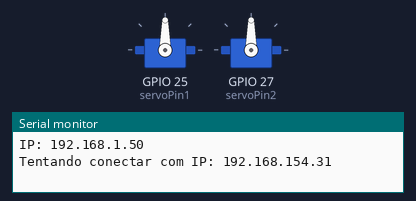
This sketch was run on a simulated ESP32. On the bench: 2 × servo, the last lines printed to the serial monitor. WiFi joins after 1.5 s; servers stay silent unless stated.

Above: at 1.6 s.
At 14.2 s:
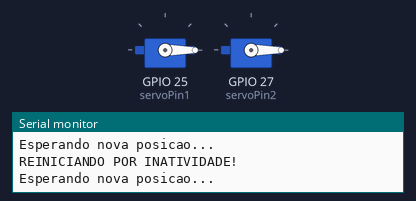
Timing chart, 0 to 15.7 s (numbered marks = the images above):
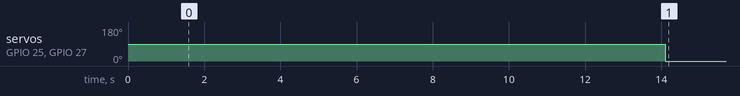

Measured:
- by itself, servo on GPIO 25 (servoPin1), servo on GPIO 27 (servoPin2): 90° → 0° at 14.1 s

The sketch:

servoSocket.ino
```cpp
#include <WiFi.h>
// #include <Servo.h>   // For Calvin's PC
#include <ESP32Servo.h> // For Kuka's lab

#define SSID "megamente"
#define PASSWD "guisoares10"
#define ERRO -1
#define SUCESS 0
#define EXIT 1
#define READY 2

Servo servo1, servo2;
int servoPin1 = 25;
int servoPin2 = 27;
const uint16_t port = 8890;
const char *host = "192.168.17.31";
int theta1, theta2, flag;

void setup() {
  Serial.begin(9600);
  WiFi.begin(SSID, PASSWD);
  while (WiFi.status() != WL_CONNECTED) {
    delay(100);
  }
  // Prints own IP
  Serial.print("IP: ");
  Serial.println(WiFi.localIP());

  servo1.attach(servoPin1);
  servo2.attach(servoPin2);
}

void loop() {
  WiFiClient client;
  String msg = "";
  int out = 0;
  int lastTheta1 = -1, lastTheta2 = -1;
  // Connect to server
  while (!client.connected()) {
    Serial.println("Tentando conectar com IP: 192.168.154.31");
    delay(2000);
    if (!client.connect(host, port)) {
      Serial.println("Falha de conexao");
      delay(1000);
      return;
    }
  }
  Serial.println("Conectado!");
  delay(200);
  // Session
  while( 1 ) {
    flag = READY;
    Serial.println("Esperando nova posicao...");
    // Listens until 10sec idle or 'exit' message
    for (int i = 0; i < 10000 && flag!=SUCESS; i++ ) {
      if (client.available() > 0) {
        msg = client.readStringUntil('\n');
        flag = readMessage(msg);
        if (flag != READY && flag != SUCESS) break;
      }
      delay(1);
    }
    switch (flag) {
      case READY :
        Serial.println("REINICIANDO POR INATIVIDADE!");
        out = 1;
        break;
      case ERRO :
        Serial.println("MENSAGEM MAL FORMATADA!");
        Serial.println("Tamanho: " + msg.length());
        Serial.println( "(" + msg + ")" );
        out = 1;
        break;
      case EXIT :
        Serial.println("ENCERRANDO SISTEMA!");
        delay(2000);
        out = 1;
        break;
      case SUCESS :
        Serial.println(theta1);
        Serial.println(theta2);
        break;

      if ( out == 1 ) {
        client.stop();
        return;
      }
    }
    /*
      Control servo motors
    */
    if (theta1 != lastTheta1) {
      if (theta1 <= 2) servo1.write(5);
      else servo1.write(theta1);
      if (theta1 >= 178) servo1.write(175);
      else servo1.write(theta1);
    }
    if (theta2 != lastTheta2) {
      if (theta2 <= 2) servo2.write(5);
      else servo2.write(theta2);
      if (theta2 >= 178) servo2.write(175);
      else servo2.write(theta2);
    }
    delay(1);
  }
}
/*
  Handle data from socket and set angles
*/
int readMessage(String msg) {
  // Exit case <- "exit"
  if (msg.equals("exit")) return EXIT;
  // Check size
  if (msg.length() != 6) return ERRO;
  // Check data
  for( int i = 0; i < msg.length(); i++ )
    if ( msg[i] < 48 && msg[i] > 57 )
      return ERRO;
  theta1 = (int)msg.substring(0, 3).toInt();
  theta2 = (int)msg.substring(3).toInt();
  return SUCESS;
}
```
